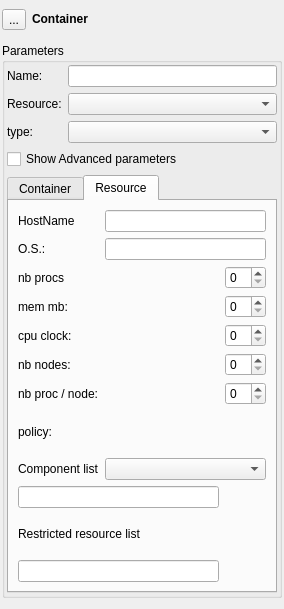
<?xml version="1.0" encoding="UTF-8"?>
<ui version="4.0">
 <class>fm_container</class>
 <widget class="QWidget" name="fm_container">
  <property name="geometry">
   <rect>
    <x>0</x>
    <y>0</y>
    <width>284</width>
    <height>609</height>
   </rect>
  </property>
  <property name="windowTitle">
   <string>Form</string>
  </property>
  <layout class="QGridLayout" name="gridLayout_5">
   <property name="margin">
    <number>2</number>
   </property>
   <item row="0" column="0">
    <layout class="QHBoxLayout" name="horizontalLayout">
     <item>
      <widget class="QToolButton" name="tb_container">
       <property name="text">
        <string>...</string>
       </property>
       <property name="checkable">
        <bool>true</bool>
       </property>
      </widget>
     </item>
     <item>
      <widget class="QLabel" name="label">
       <property name="sizePolicy">
        <sizepolicy hsizetype="Preferred" vsizetype="Fixed">
         <horstretch>0</horstretch>
         <verstretch>0</verstretch>
        </sizepolicy>
       </property>
       <property name="font">
        <font>
         <weight>75</weight>
         <bold>true</bold>
        </font>
       </property>
       <property name="text">
        <string>Container</string>
       </property>
      </widget>
     </item>
     <item>
      <spacer name="horizontalSpacer_7">
       <property name="orientation">
        <enum>Qt::Horizontal</enum>
       </property>
       <property name="sizeHint" stdset="0">
        <size>
         <width>40</width>
         <height>20</height>
        </size>
       </property>
      </spacer>
     </item>
    </layout>
   </item>
   <item row="1" column="0">
    <widget class="QGroupBox" name="gb_basic">
     <property name="sizePolicy">
      <sizepolicy hsizetype="Preferred" vsizetype="Fixed">
       <horstretch>0</horstretch>
       <verstretch>0</verstretch>
      </sizepolicy>
     </property>
     <property name="title">
      <string>Parameters</string>
     </property>
     <layout class="QGridLayout" name="gridLayout_4">
      <property name="margin">
       <number>2</number>
      </property>
      <item row="0" column="0">
       <widget class="QLabel" name="label_2">
        <property name="text">
         <string>Name:</string>
        </property>
       </widget>
      </item>
      <item row="0" column="1">
       <widget class="QLineEdit" name="le_name">
        <property name="toolTip">
         <string>identification of the container in schema</string>
        </property>
       </widget>
      </item>
      <item row="1" column="0">
       <widget class="QLabel" name="label_4">
        <property name="text">
         <string>Resource:</string>
        </property>
       </widget>
      </item>
      <item row="1" column="1">
       <widget class="ComboBox" name="cb_resource">
        <property name="toolTip">
         <string>name of the resource hosting container when manually set</string>
        </property>
       </widget>
      </item>
      <item row="2" column="0">
       <widget class="QLabel" name="label_15">
        <property name="text">
         <string>type:</string>
        </property>
       </widget>
      </item>
      <item row="2" column="1">
       <widget class="ComboBox" name="cb_type">
        <property name="toolTip">
         <string>container type</string>
        </property>
        <property name="maxVisibleItems">
         <number>2</number>
        </property>
       </widget>
      </item>
      <item row="3" column="0" colspan="2">
       <widget class="QCheckBox" name="ch_advance">
        <property name="text">
         <string>Show Advanced parameters</string>
        </property>
       </widget>
      </item>
      <item row="4" column="0" colspan="2">
       <widget class="QTabWidget" name="tw_advance">
        <property name="currentIndex">
         <number>1</number>
        </property>
        <widget class="QWidget" name="tab">
         <attribute name="title">
          <string>Container</string>
         </attribute>
         <layout class="QGridLayout" name="gridLayout_2">
          <item row="0" column="0" colspan="2">
           <widget class="QLabel" name="label_3">
            <property name="text">
             <string>container name:</string>
            </property>
           </widget>
          </item>
          <item row="0" column="2">
           <widget class="QLineEdit" name="le_contname">
            <property name="toolTip">
             <string>name of the container when instanciated at runtime</string>
            </property>
           </widget>
          </item>
          <item row="1" column="0">
           <widget class="QLabel" name="label_9">
            <property name="text">
             <string>mode</string>
            </property>
           </widget>
          </item>
          <item row="1" column="2">
           <widget class="ComboBox" name="cb_mode">
            <property name="editable">
             <bool>false</bool>
            </property>
           </widget>
          </item>
          <item row="2" column="0" colspan="2">
           <widget class="QLabel" name="label_12">
            <property name="text">
             <string>working dir:</string>
            </property>
           </widget>
          </item>
          <item row="2" column="2">
           <widget class="QLineEdit" name="le_workdir"/>
          </item>
          <item row="3" column="0" colspan="3">
           <widget class="QGroupBox" name="groupBox_2">
            <property name="title">
             <string>Parallel parameters</string>
            </property>
            <layout class="QGridLayout" name="gridLayout">
             <item row="0" column="0">
              <widget class="QLabel" name="label_16">
               <property name="text">
                <string>nb procs</string>
               </property>
              </widget>
             </item>
             <item row="0" column="3">
              <widget class="QSpinBox" name="sb_nbprocpar">
               <property name="sizePolicy">
                <sizepolicy hsizetype="Fixed" vsizetype="Fixed">
                 <horstretch>0</horstretch>
                 <verstretch>0</verstretch>
                </sizepolicy>
               </property>
              </widget>
             </item>
             <item row="1" column="0" colspan="4">
              <widget class="QCheckBox" name="ch_mpi">
               <property name="sizePolicy">
                <sizepolicy hsizetype="Minimum" vsizetype="Fixed">
                 <horstretch>0</horstretch>
                 <verstretch>0</verstretch>
                </sizepolicy>
               </property>
               <property name="layoutDirection">
                <enum>Qt::RightToLeft</enum>
               </property>
               <property name="autoFillBackground">
                <bool>false</bool>
               </property>
               <property name="text">
                <string>MPI container</string>
               </property>
              </widget>
             </item>
             <item row="2" column="0" colspan="2">
              <widget class="QLabel" name="label_17">
               <property name="text">
                <string>PaCO++ lib</string>
               </property>
              </widget>
             </item>
             <item row="2" column="2" colspan="2">
              <widget class="ComboBox" name="cb_parallel">
               <property name="editable">
                <bool>false</bool>
               </property>
              </widget>
             </item>
             <item row="0" column="2">
              <spacer name="horizontalSpacer">
               <property name="orientation">
                <enum>Qt::Horizontal</enum>
               </property>
               <property name="sizeHint" stdset="0">
                <size>
                 <width>50</width>
                 <height>20</height>
                </size>
               </property>
              </spacer>
             </item>
            </layout>
           </widget>
          </item>
          <item row="4" column="1">
           <spacer name="verticalSpacer">
            <property name="orientation">
             <enum>Qt::Vertical</enum>
            </property>
            <property name="sizeHint" stdset="0">
             <size>
              <width>20</width>
              <height>168</height>
             </size>
            </property>
           </spacer>
          </item>
         </layout>
        </widget>
        <widget class="QWidget" name="tab_2">
         <attribute name="title">
          <string>Resource</string>
         </attribute>
         <layout class="QGridLayout" name="gridLayout_3">
          <item row="0" column="0">
           <widget class="QLabel" name="label_19">
            <property name="text">
             <string>HostName</string>
            </property>
           </widget>
          </item>
          <item row="0" column="1" colspan="2">
           <widget class="QLineEdit" name="le_hostname"/>
          </item>
          <item row="1" column="0">
           <widget class="QLabel" name="label_13">
            <property name="text">
             <string>O.S.:</string>
            </property>
           </widget>
          </item>
          <item row="1" column="1" colspan="2">
           <widget class="QLineEdit" name="le_os"/>
          </item>
          <item row="2" column="0">
           <widget class="QLabel" name="label_20">
            <property name="text">
             <string>nb procs</string>
            </property>
           </widget>
          </item>
          <item row="2" column="1">
           <spacer name="horizontalSpacer_2">
            <property name="orientation">
             <enum>Qt::Horizontal</enum>
            </property>
            <property name="sizeHint" stdset="0">
             <size>
              <width>20</width>
              <height>20</height>
             </size>
            </property>
           </spacer>
          </item>
          <item row="2" column="2">
           <widget class="QSpinBox" name="sb_nbproc">
            <property name="sizePolicy">
             <sizepolicy hsizetype="Fixed" vsizetype="Fixed">
              <horstretch>0</horstretch>
              <verstretch>0</verstretch>
             </sizepolicy>
            </property>
           </widget>
          </item>
          <item row="3" column="0">
           <widget class="QLabel" name="label_5">
            <property name="text">
             <string>mem mb:</string>
            </property>
           </widget>
          </item>
          <item row="3" column="1">
           <spacer name="horizontalSpacer_3">
            <property name="orientation">
             <enum>Qt::Horizontal</enum>
            </property>
            <property name="sizeHint" stdset="0">
             <size>
              <width>20</width>
              <height>20</height>
             </size>
            </property>
           </spacer>
          </item>
          <item row="3" column="2">
           <widget class="QSpinBox" name="sb_mem">
            <property name="sizePolicy">
             <sizepolicy hsizetype="Fixed" vsizetype="Fixed">
              <horstretch>0</horstretch>
              <verstretch>0</verstretch>
             </sizepolicy>
            </property>
            <property name="toolTip">
             <string>required memory (megaBytes)</string>
            </property>
           </widget>
          </item>
          <item row="4" column="0">
           <widget class="QLabel" name="label_6">
            <property name="text">
             <string>cpu clock:</string>
            </property>
           </widget>
          </item>
          <item row="4" column="1">
           <spacer name="horizontalSpacer_4">
            <property name="orientation">
             <enum>Qt::Horizontal</enum>
            </property>
            <property name="sizeHint" stdset="0">
             <size>
              <width>20</width>
              <height>20</height>
             </size>
            </property>
           </spacer>
          </item>
          <item row="4" column="2">
           <widget class="QSpinBox" name="sb_cpu">
            <property name="sizePolicy">
             <sizepolicy hsizetype="Fixed" vsizetype="Fixed">
              <horstretch>0</horstretch>
              <verstretch>0</verstretch>
             </sizepolicy>
            </property>
            <property name="toolTip">
             <string>required cpu clock frequency (MHz)</string>
            </property>
           </widget>
          </item>
          <item row="5" column="0">
           <widget class="QLabel" name="label_8">
            <property name="text">
             <string>nb nodes:</string>
            </property>
           </widget>
          </item>
          <item row="5" column="1">
           <spacer name="horizontalSpacer_5">
            <property name="orientation">
             <enum>Qt::Horizontal</enum>
            </property>
            <property name="sizeHint" stdset="0">
             <size>
              <width>20</width>
              <height>20</height>
             </size>
            </property>
           </spacer>
          </item>
          <item row="5" column="2">
           <widget class="QSpinBox" name="sb_nbNodes">
            <property name="sizePolicy">
             <sizepolicy hsizetype="Fixed" vsizetype="Fixed">
              <horstretch>0</horstretch>
              <verstretch>0</verstretch>
             </sizepolicy>
            </property>
           </widget>
          </item>
          <item row="6" column="0">
           <widget class="QLabel" name="label_7">
            <property name="text">
             <string>nb proc / node:</string>
            </property>
           </widget>
          </item>
          <item row="6" column="1">
           <spacer name="horizontalSpacer_6">
            <property name="orientation">
             <enum>Qt::Horizontal</enum>
            </property>
            <property name="sizeHint" stdset="0">
             <size>
              <width>20</width>
              <height>20</height>
             </size>
            </property>
           </spacer>
          </item>
          <item row="6" column="2">
           <widget class="QSpinBox" name="sb_procNode">
            <property name="sizePolicy">
             <sizepolicy hsizetype="Fixed" vsizetype="Fixed">
              <horstretch>0</horstretch>
              <verstretch>0</verstretch>
             </sizepolicy>
            </property>
           </widget>
          </item>
          <item row="7" column="0">
           <widget class="QLabel" name="label_14">
            <property name="text">
             <string>policy:</string>
            </property>
           </widget>
          </item>
          <item row="8" column="0">
           <widget class="QLabel" name="label_10">
            <property name="sizePolicy">
             <sizepolicy hsizetype="Preferred" vsizetype="Preferred">
              <horstretch>0</horstretch>
              <verstretch>0</verstretch>
             </sizepolicy>
            </property>
            <property name="text">
             <string>Component list</string>
            </property>
           </widget>
          </item>
          <item row="8" column="1" colspan="2">
           <widget class="ComboBox" name="cb_policy">
            <property name="editable">
             <bool>false</bool>
            </property>
            <property name="maxVisibleItems">
             <number>3</number>
            </property>
           </widget>
          </item>
          <item row="9" column="0" colspan="2">
           <widget class="QLineEdit" name="le_compolist">
            <property name="toolTip">
             <string>example: GEOM, SMESH</string>
            </property>
           </widget>
          </item>
          <item row="10" column="0" colspan="2">
           <widget class="QLabel" name="label_21">
            <property name="sizePolicy">
             <sizepolicy hsizetype="MinimumExpanding" vsizetype="Preferred">
              <horstretch>0</horstretch>
              <verstretch>0</verstretch>
             </sizepolicy>
            </property>
            <property name="text">
             <string>Restricted resource list</string>
            </property>
           </widget>
          </item>
          <item row="11" column="0" colspan="2">
           <widget class="QLineEdit" name="le_resourceList">
            <property name="toolTip">
             <string>example: machine1, machine2</string>
            </property>
           </widget>
          </item>
         </layout>
        </widget>
       </widget>
      </item>
     </layout>
    </widget>
   </item>
  </layout>
 </widget>
 <customwidgets>
  <customwidget>
   <class>ComboBox</class>
   <extends>QComboBox</extends>
   <header>FormComponent.hxx</header>
  </customwidget>
 </customwidgets>
 <resources/>
 <connections>
  <connection>
   <sender>ch_advance</sender>
   <signal>toggled(bool)</signal>
   <receiver>tw_advance</receiver>
   <slot>setShown(bool)</slot>
   <hints>
    <hint type="sourcelabel">
     <x>140</x>
     <y>171</y>
    </hint>
    <hint type="destinationlabel">
     <x>135</x>
     <y>202</y>
    </hint>
   </hints>
  </connection>
 </connections>
</ui>
